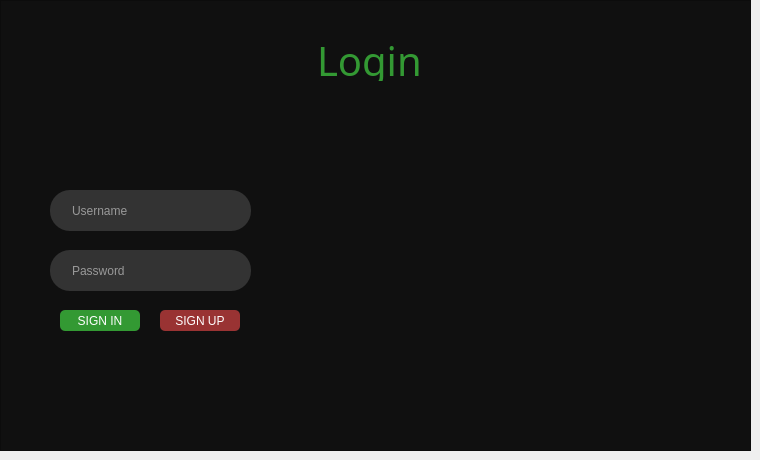
     <widget class="QWidget" name="Login">
      <widget class="QFrame" name="frame_2">
       <property name="geometry">
        <rect>
         <x>0</x>
         <y>0</y>
         <width>751</width>
         <height>451</height>
        </rect>
       </property>
       <property name="styleSheet">
        <string notr="true">background: #101010;</string>
       </property>
       <property name="frameShape">
        <enum>QFrame::StyledPanel</enum>
       </property>
       <property name="frameShadow">
        <enum>QFrame::Raised</enum>
       </property>
       <widget class="QLabel" name="label">
        <property name="geometry">
         <rect>
          <x>270</x>
          <y>40</y>
          <width>201</width>
          <height>41</height>
         </rect>
        </property>
        <property name="font">
         <font>
          <family>Droid Sans</family>
          <pointsize>-1</pointsize>
         </font>
        </property>
        <property name="styleSheet">
         <string notr="true">text-align: center;
color: #393;
margin: 0 auto;
font-size: 40px;
font-family: 'Droid Sans';</string>
        </property>
        <property name="text">
         <string>Login</string>
        </property>
       </widget>
       <widget class="QLineEdit" name="usernameBox">
        <property name="geometry">
         <rect>
          <x>50</x>
          <y>190</y>
          <width>201</width>
          <height>41</height>
         </rect>
        </property>
        <property name="palette">
         <palette>
          <active>
           <colorrole role="WindowText">
            <brush brushstyle="SolidPattern">
             <color alpha="255">
              <red>254</red>
              <green>254</green>
              <blue>254</blue>
             </color>
            </brush>
           </colorrole>
           <colorrole role="Button">
            <brush brushstyle="SolidPattern">
             <color alpha="255">
              <red>51</red>
              <green>51</green>
              <blue>51</blue>
             </color>
            </brush>
           </colorrole>
           <colorrole role="Text">
            <brush brushstyle="SolidPattern">
             <color alpha="255">
              <red>254</red>
              <green>254</green>
              <blue>254</blue>
             </color>
            </brush>
           </colorrole>
           <colorrole role="ButtonText">
            <brush brushstyle="SolidPattern">
             <color alpha="255">
              <red>254</red>
              <green>254</green>
              <blue>254</blue>
             </color>
            </brush>
           </colorrole>
           <colorrole role="Base">
            <brush brushstyle="SolidPattern">
             <color alpha="255">
              <red>51</red>
              <green>51</green>
              <blue>51</blue>
             </color>
            </brush>
           </colorrole>
           <colorrole role="Window">
            <brush brushstyle="SolidPattern">
             <color alpha="255">
              <red>51</red>
              <green>51</green>
              <blue>51</blue>
             </color>
            </brush>
           </colorrole>
          </active>
          <inactive>
           <colorrole role="WindowText">
            <brush brushstyle="SolidPattern">
             <color alpha="255">
              <red>254</red>
              <green>254</green>
              <blue>254</blue>
             </color>
            </brush>
           </colorrole>
           <colorrole role="Button">
            <brush brushstyle="SolidPattern">
             <color alpha="255">
              <red>51</red>
              <green>51</green>
              <blue>51</blue>
             </color>
            </brush>
           </colorrole>
           <colorrole role="Text">
            <brush brushstyle="SolidPattern">
             <color alpha="255">
              <red>254</red>
              <green>254</green>
              <blue>254</blue>
             </color>
            </brush>
           </colorrole>
           <colorrole role="ButtonText">
            <brush brushstyle="SolidPattern">
             <color alpha="255">
              <red>254</red>
              <green>254</green>
              <blue>254</blue>
             </color>
            </brush>
           </colorrole>
           <colorrole role="Base">
            <brush brushstyle="SolidPattern">
             <color alpha="255">
              <red>51</red>
              <green>51</green>
              <blue>51</blue>
             </color>
            </brush>
           </colorrole>
           <colorrole role="Window">
            <brush brushstyle="SolidPattern">
             <color alpha="255">
              <red>51</red>
              <green>51</green>
              <blue>51</blue>
             </color>
            </brush>
           </colorrole>
          </inactive>
          <disabled>
           <colorrole role="WindowText">
            <brush brushstyle="SolidPattern">
             <color alpha="255">
              <red>254</red>
              <green>254</green>
              <blue>254</blue>
             </color>
            </brush>
           </colorrole>
           <colorrole role="Button">
            <brush brushstyle="SolidPattern">
             <color alpha="255">
              <red>51</red>
              <green>51</green>
              <blue>51</blue>
             </color>
            </brush>
           </colorrole>
           <colorrole role="Text">
            <brush brushstyle="SolidPattern">
             <color alpha="255">
              <red>254</red>
              <green>254</green>
              <blue>254</blue>
             </color>
            </brush>
           </colorrole>
           <colorrole role="ButtonText">
            <brush brushstyle="SolidPattern">
             <color alpha="255">
              <red>254</red>
              <green>254</green>
              <blue>254</blue>
             </color>
            </brush>
           </colorrole>
           <colorrole role="Base">
            <brush brushstyle="SolidPattern">
             <color alpha="255">
              <red>51</red>
              <green>51</green>
              <blue>51</blue>
             </color>
            </brush>
           </colorrole>
           <colorrole role="Window">
            <brush brushstyle="SolidPattern">
             <color alpha="255">
              <red>51</red>
              <green>51</green>
              <blue>51</blue>
             </color>
            </brush>
           </colorrole>
          </disabled>
         </palette>
        </property>
        <property name="font">
         <font>
          <kerning>true</kerning>
         </font>
        </property>
        <property name="layoutDirection">
         <enum>Qt::LeftToRight</enum>
        </property>
        <property name="styleSheet">
         <string notr="true">padding-left: 20px;
padding-right: 20px;
border-radius: 20px;
background: #333;
color: #fefefe;</string>
        </property>
        <property name="text">
         <string/>
        </property>
        <property name="frame">
         <bool>false</bool>
        </property>
        <property name="cursorPosition">
         <number>0</number>
        </property>
        <property name="placeholderText">
         <string>Username</string>
        </property>
       </widget>
       <widget class="QLineEdit" name="passwordBox">
        <property name="geometry">
         <rect>
          <x>50</x>
          <y>250</y>
          <width>201</width>
          <height>41</height>
         </rect>
        </property>
        <property name="palette">
         <palette>
          <active>
           <colorrole role="WindowText">
            <brush brushstyle="SolidPattern">
             <color alpha="255">
              <red>254</red>
              <green>254</green>
              <blue>254</blue>
             </color>
            </brush>
           </colorrole>
           <colorrole role="Button">
            <brush brushstyle="SolidPattern">
             <color alpha="255">
              <red>51</red>
              <green>51</green>
              <blue>51</blue>
             </color>
            </brush>
           </colorrole>
           <colorrole role="Text">
            <brush brushstyle="SolidPattern">
             <color alpha="255">
              <red>254</red>
              <green>254</green>
              <blue>254</blue>
             </color>
            </brush>
           </colorrole>
           <colorrole role="ButtonText">
            <brush brushstyle="SolidPattern">
             <color alpha="255">
              <red>254</red>
              <green>254</green>
              <blue>254</blue>
             </color>
            </brush>
           </colorrole>
           <colorrole role="Base">
            <brush brushstyle="SolidPattern">
             <color alpha="255">
              <red>51</red>
              <green>51</green>
              <blue>51</blue>
             </color>
            </brush>
           </colorrole>
           <colorrole role="Window">
            <brush brushstyle="SolidPattern">
             <color alpha="255">
              <red>51</red>
              <green>51</green>
              <blue>51</blue>
             </color>
            </brush>
           </colorrole>
          </active>
          <inactive>
           <colorrole role="WindowText">
            <brush brushstyle="SolidPattern">
             <color alpha="255">
              <red>254</red>
              <green>254</green>
              <blue>254</blue>
             </color>
            </brush>
           </colorrole>
           <colorrole role="Button">
            <brush brushstyle="SolidPattern">
             <color alpha="255">
              <red>51</red>
              <green>51</green>
              <blue>51</blue>
             </color>
            </brush>
           </colorrole>
           <colorrole role="Text">
            <brush brushstyle="SolidPattern">
             <color alpha="255">
              <red>254</red>
              <green>254</green>
              <blue>254</blue>
             </color>
            </brush>
           </colorrole>
           <colorrole role="ButtonText">
            <brush brushstyle="SolidPattern">
             <color alpha="255">
              <red>254</red>
              <green>254</green>
              <blue>254</blue>
             </color>
            </brush>
           </colorrole>
           <colorrole role="Base">
            <brush brushstyle="SolidPattern">
             <color alpha="255">
              <red>51</red>
              <green>51</green>
              <blue>51</blue>
             </color>
            </brush>
           </colorrole>
           <colorrole role="Window">
            <brush brushstyle="SolidPattern">
             <color alpha="255">
              <red>51</red>
              <green>51</green>
              <blue>51</blue>
             </color>
            </brush>
           </colorrole>
          </inactive>
          <disabled>
           <colorrole role="WindowText">
            <brush brushstyle="SolidPattern">
             <color alpha="255">
              <red>254</red>
              <green>254</green>
              <blue>254</blue>
             </color>
            </brush>
           </colorrole>
           <colorrole role="Button">
            <brush brushstyle="SolidPattern">
             <color alpha="255">
              <red>51</red>
              <green>51</green>
              <blue>51</blue>
             </color>
            </brush>
           </colorrole>
           <colorrole role="Text">
            <brush brushstyle="SolidPattern">
             <color alpha="255">
              <red>254</red>
              <green>254</green>
              <blue>254</blue>
             </color>
            </brush>
           </colorrole>
           <colorrole role="ButtonText">
            <brush brushstyle="SolidPattern">
             <color alpha="255">
              <red>254</red>
              <green>254</green>
              <blue>254</blue>
             </color>
            </brush>
           </colorrole>
           <colorrole role="Base">
            <brush brushstyle="SolidPattern">
             <color alpha="255">
              <red>51</red>
              <green>51</green>
              <blue>51</blue>
             </color>
            </brush>
           </colorrole>
           <colorrole role="Window">
            <brush brushstyle="SolidPattern">
             <color alpha="255">
              <red>51</red>
              <green>51</green>
              <blue>51</blue>
             </color>
            </brush>
           </colorrole>
          </disabled>
         </palette>
        </property>
        <property name="font">
         <font>
          <kerning>true</kerning>
         </font>
        </property>
        <property name="layoutDirection">
         <enum>Qt::LeftToRight</enum>
        </property>
        <property name="styleSheet">
         <string notr="true">padding-left: 20px;
padding-right: 20px;
border-radius: 20px;
background: #333;
color: #fefefe;</string>
        </property>
        <property name="inputMethodHints">
         <set>Qt::ImhNone</set>
        </property>
        <property name="inputMask">
         <string/>
        </property>
        <property name="text">
         <string/>
        </property>
        <property name="frame">
         <bool>false</bool>
        </property>
        <property name="cursorPosition">
         <number>0</number>
        </property>
        <property name="placeholderText">
         <string>Password</string>
        </property>
       </widget>
       <widget class="QPushButton" name="loginButton">
        <property name="geometry">
         <rect>
          <x>60</x>
          <y>310</y>
          <width>80</width>
          <height>21</height>
         </rect>
        </property>
        <property name="styleSheet">
         <string notr="true">Padding: 1px;
Border-radius: 5px;
Background: #393;
Color: #fefefe;</string>
        </property>
        <property name="text">
         <string>SIGN IN</string>
        </property>
       </widget>
       <widget class="QPushButton" name="regButton">
        <property name="geometry">
         <rect>
          <x>160</x>
          <y>310</y>
          <width>80</width>
          <height>21</height>
         </rect>
        </property>
        <property name="styleSheet">
         <string notr="true">Padding: 1px;
Border-radius: 5px;
Background: #933;
Color: #fefefe;</string>
        </property>
        <property name="text">
         <string>SIGN UP</string>
        </property>
       </widget>
       <widget class="QLabel" name="loginLabel">
        <property name="geometry">
         <rect>
          <x>60</x>
          <y>150</y>
          <width>181</width>
          <height>16</height>
         </rect>
        </property>
        <property name="styleSheet">
         <string notr="true">color: #fefefe;</string>
        </property>
        <property name="text">
         <string/>
        </property>
       </widget>
      </widget>
     </widget>
